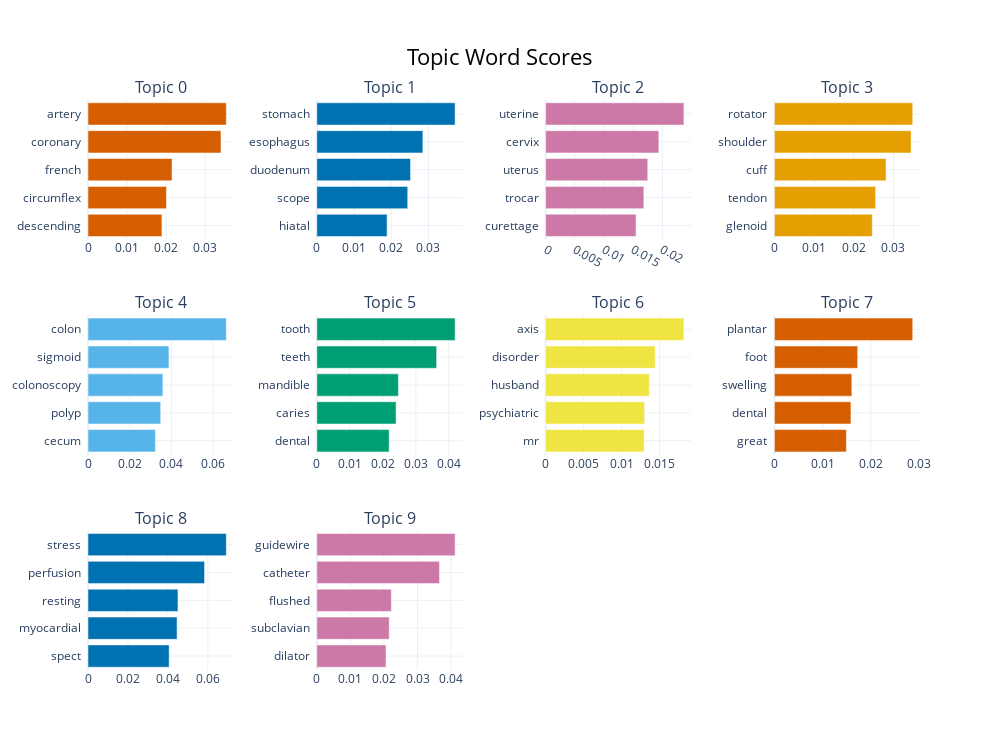

The cell this chart's notebook holds for it:
### Code cell
topic_model.visualize_barchart(top_n_topics=10)  # Top 10 topics bar chart

### Figure 1 — Plotly figure (JSON) as saved in the notebook; plotly's stock layout.template omitted (floating-point values rounded to 4 significant figures)
{"data": [{"marker": {"color": "#D55E00"}, "orientation": "h", "type": "bar", "x": [0.01891, 0.02007, 0.02149, 0.03401, 0.03538], "xaxis": "x", "y": ["descending  ", "circumflex  ", "french  ", "coronary  ", "artery  "], "yaxis": "y"}, {"marker": {"color": "#0072B2"}, "orientation": "h", "type": "bar", "x": [0.01888, 0.02442, 0.02518, 0.02849, 0.03716], "xaxis": "x2", "y": ["hiatal  ", "scope  ", "duodenum  ", "esophagus  ", "stomach  "], "yaxis": "y2"}, {"marker": {"color": "#CC79A7"}, "orientation": "h", "type": "bar", "x": [0.01548, 0.01682, 0.01748, 0.01938, 0.02367], "xaxis": "x3", "y": ["curettage  ", "trocar  ", "uterus  ", "cervix  ", "uterine  "], "yaxis": "y3"}, {"marker": {"color": "#E69F00"}, "orientation": "h", "type": "bar", "x": [0.02466, 0.02551, 0.02812, 0.03443, 0.03484], "xaxis": "x4", "y": ["glenoid  ", "tendon  ", "cuff  ", "shoulder  ", "rotator  "], "yaxis": "y4"}, {"marker": {"color": "#56B4E9"}, "orientation": "h", "type": "bar", "x": [0.03234, 0.03486, 0.03592, 0.03881, 0.06634], "xaxis": "x5", "y": ["cecum  ", "polyp  ", "colonoscopy  ", "sigmoid  ", "colon  "], "yaxis": "y5"}, {"marker": {"color": "#009E73"}, "orientation": "h", "type": "bar", "x": [0.02192, 0.02402, 0.02472, 0.0363, 0.0419], "xaxis": "x6", "y": ["dental  ", "caries  ", "mandible  ", "teeth  ", "tooth  "], "yaxis": "y6"}, {"marker": {"color": "#F0E442"}, "orientation": "h", "type": "bar", "x": [0.01296, 0.01303, 0.01365, 0.01443, 0.0182], "xaxis": "x7", "y": ["mr  ", "psychiatric  ", "husband  ", "disorder  ", "axis  "], "yaxis": "y7"}, {"marker": {"color": "#D55E00"}, "orientation": "h", "type": "bar", "x": [0.0149, 0.01585, 0.01603, 0.01724, 0.02864], "xaxis": "x8", "y": ["great  ", "dental  ", "swelling  ", "foot  ", "plantar  "], "yaxis": "y8"}, {"marker": {"color": "#0072B2"}, "orientation": "h", "type": "bar", "x": [0.04061, 0.04458, 0.04503, 0.05835, 0.06923], "xaxis": "x9", "y": ["spect  ", "myocardial  ", "resting  ", "perfusion  ", "stress  "], "yaxis": "y9"}, {"marker": {"color": "#CC79A7"}, "orientation": "h", "type": "bar", "x": [0.02061, 0.02157, 0.0222, 0.03653, 0.04119], "xaxis": "x10", "y": ["dilator  ", "subclavian  ", "flushed  ", "catheter  ", "guidewire  "], "yaxis": "y10"}], "layout": {"annotations": [{"font": {"size": 16}, "showarrow": false, "text": "Topic 0", "x": 0.0875, "xanchor": "center", "xref": "paper", "y": 1, "yanchor": "bottom", "yref": "paper"}, {"font": {"size": 16}, "showarrow": false, "text": "Topic 1", "x": 0.3625, "xanchor": "center", "xref": "paper", "y": 1, "yanchor": "bottom", "yref": "paper"}, {"font": {"size": 16}, "showarrow": false, "text": "Topic 2", "x": 0.6375, "xanchor": "center", "xref": "paper", "y": 1, "yanchor": "bottom", "yref": "paper"}, {"font": {"size": 16}, "showarrow": false, "text": "Topic 3", "x": 0.9125, "xanchor": "center", "xref": "paper", "y": 1, "yanchor": "bottom", "yref": "paper"}, {"font": {"size": 16}, "showarrow": false, "text": "Topic 4", "x": 0.0875, "xanchor": "center", "xref": "paper", "y": 0.6222, "yanchor": "bottom", "yref": "paper"}, {"font": {"size": 16}, "showarrow": false, "text": "Topic 5", "x": 0.3625, "xanchor": "center", "xref": "paper", "y": 0.6222, "yanchor": "bottom", "yref": "paper"}, {"font": {"size": 16}, "showarrow": false, "text": "Topic 6", "x": 0.6375, "xanchor": "center", "xref": "paper", "y": 0.6222, "yanchor": "bottom", "yref": "paper"}, {"font": {"size": 16}, "showarrow": false, "text": "Topic 7", "x": 0.9125, "xanchor": "center", "xref": "paper", "y": 0.6222, "yanchor": "bottom", "yref": "paper"}, {"font": {"size": 16}, "showarrow": false, "text": "Topic 8", "x": 0.0875, "xanchor": "center", "xref": "paper", "y": 0.2444, "yanchor": "bottom", "yref": "paper"}, {"font": {"size": 16}, "showarrow": false, "text": "Topic 9", "x": 0.3625, "xanchor": "center", "xref": "paper", "y": 0.2444, "yanchor": "bottom", "yref": "paper"}], "height": 750, "hoverlabel": {"bgcolor": "white", "font": {"family": "Rockwell", "size": 16}}, "showlegend": false, "title": {"font": {"color": "Black", "size": 22}, "text": "Topic Word Scores", "x": 0.5, "xanchor": "center", "yanchor": "top"}, "width": 1000, "xaxis": {"anchor": "y", "domain": [0, 0.175], "showgrid": true}, "xaxis10": {"anchor": "y10", "domain": [0.275, 0.45], "showgrid": true}, "xaxis11": {"anchor": "y11", "domain": [0.55, 0.725], "showgrid": true}, "xaxis12": {"anchor": "y12", "domain": [0.825, 1], "showgrid": true}, "xaxis2": {"anchor": "y2", "domain": [0.275, 0.45], "showgrid": true}, "xaxis3": {"anchor": "y3", "domain": [0.55, 0.725], "showgrid": true}, "xaxis4": {"anchor": "y4", "domain": [0.825, 1], "showgrid": true}, "xaxis5": {"anchor": "y5", "domain": [0, 0.175], "showgrid": true}, "xaxis6": {"anchor": "y6", "domain": [0.275, 0.45], "showgrid": true}, "xaxis7": {"anchor": "y7", "domain": [0.55, 0.725], "showgrid": true}, "xaxis8": {"anchor": "y8", "domain": [0.825, 1], "showgrid": true}, "xaxis9": {"anchor": "y9", "domain": [0, 0.175], "showgrid": true}, "yaxis": {"anchor": "x", "domain": [0.7556, 1], "showgrid": true}, "yaxis10": {"anchor": "x10", "domain": [0, 0.2444], "showgrid": true}, "yaxis11": {"anchor": "x11", "domain": [0, 0.2444], "showgrid": true}, "yaxis12": {"anchor": "x12", "domain": [0, 0.2444], "showgrid": true}, "yaxis2": {"anchor": "x2", "domain": [0.7556, 1], "showgrid": true}, "yaxis3": {"anchor": "x3", "domain": [0.7556, 1], "showgrid": true}, "yaxis4": {"anchor": "x4", "domain": [0.7556, 1], "showgrid": true}, "yaxis5": {"anchor": "x5", "domain": [0.3778, 0.6222], "showgrid": true}, "yaxis6": {"anchor": "x6", "domain": [0.3778, 0.6222], "showgrid": true}, "yaxis7": {"anchor": "x7", "domain": [0.3778, 0.6222], "showgrid": true}, "yaxis8": {"anchor": "x8", "domain": [0.3778, 0.6222], "showgrid": true}, "yaxis9": {"anchor": "x9", "domain": [0, 0.2444], "showgrid": true}}}
